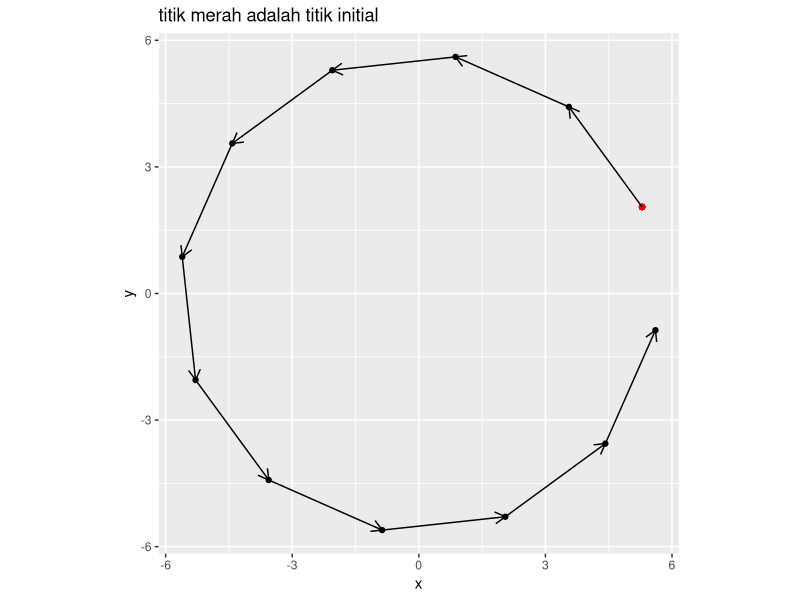
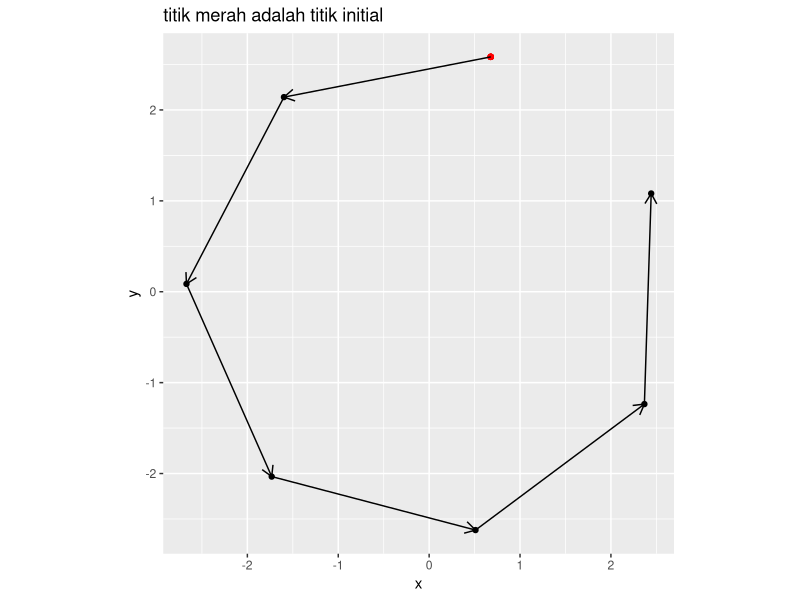
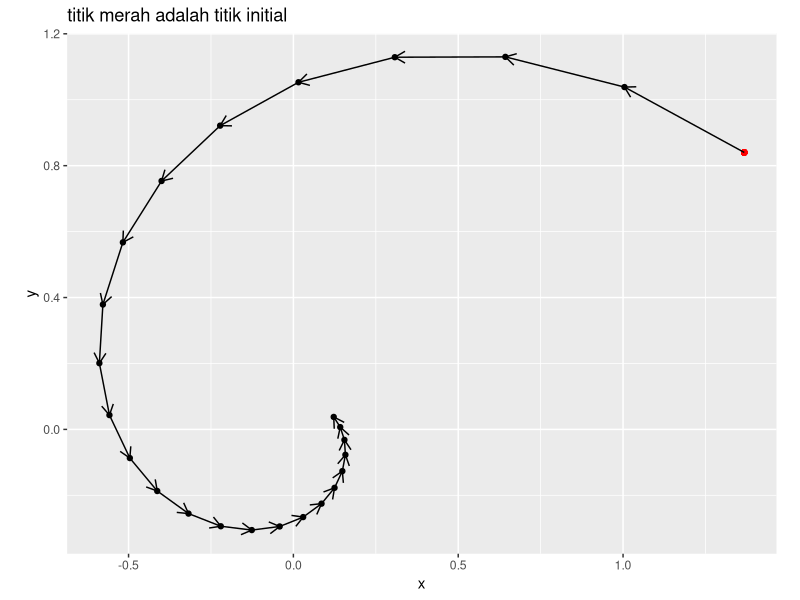
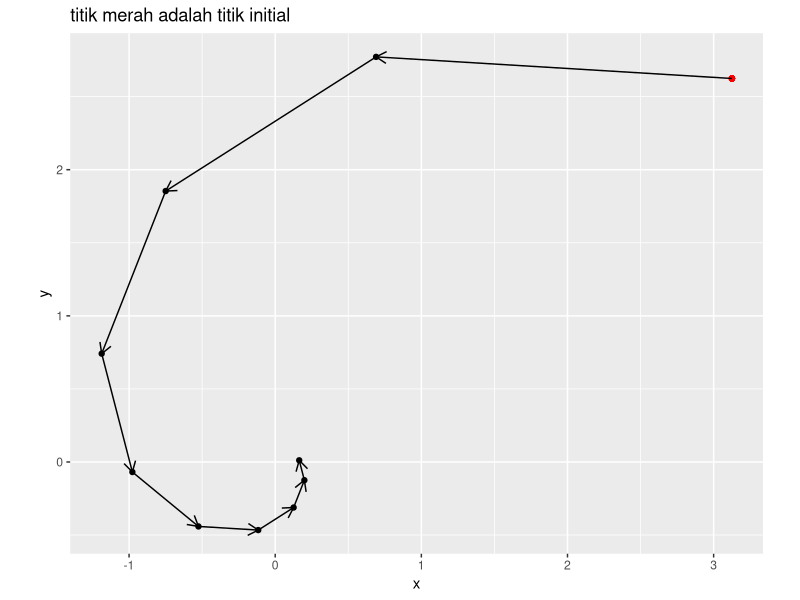
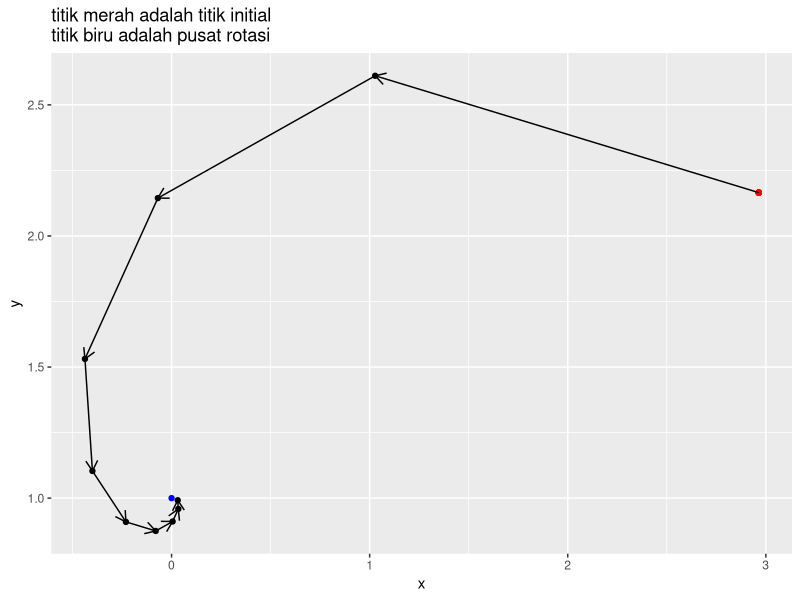
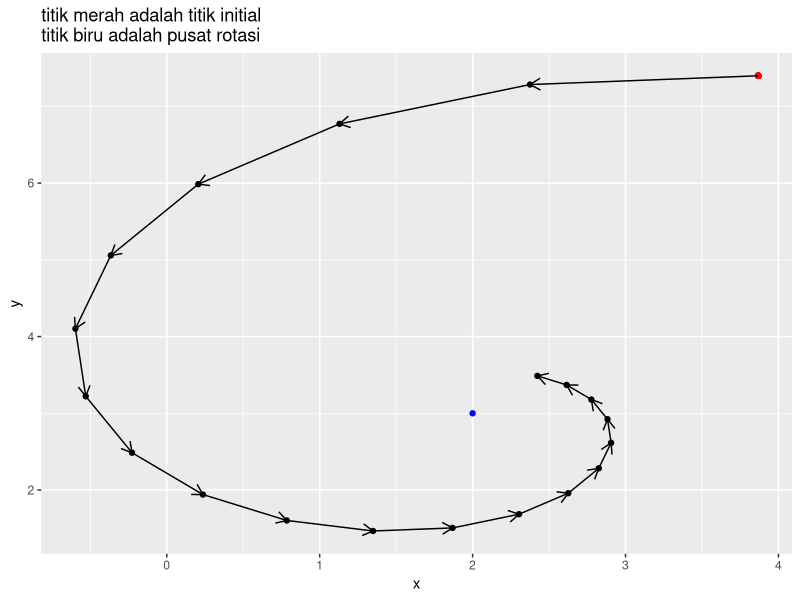
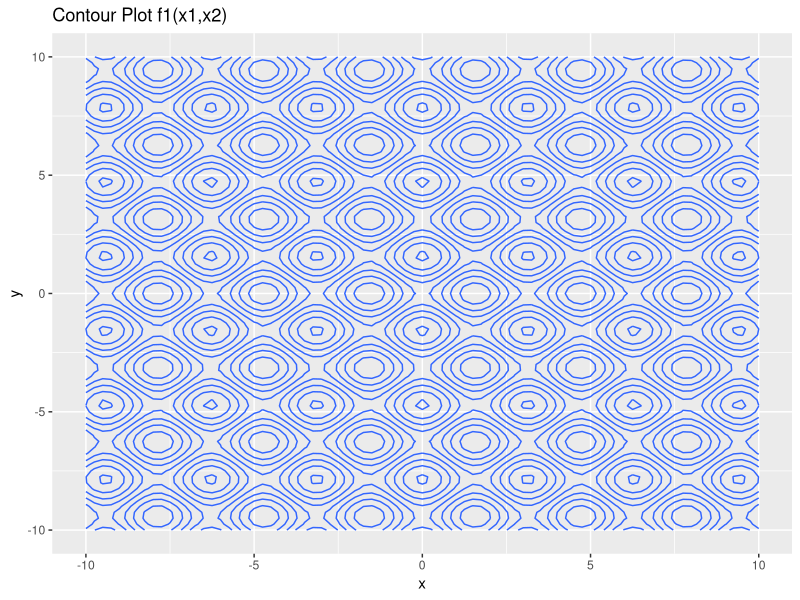
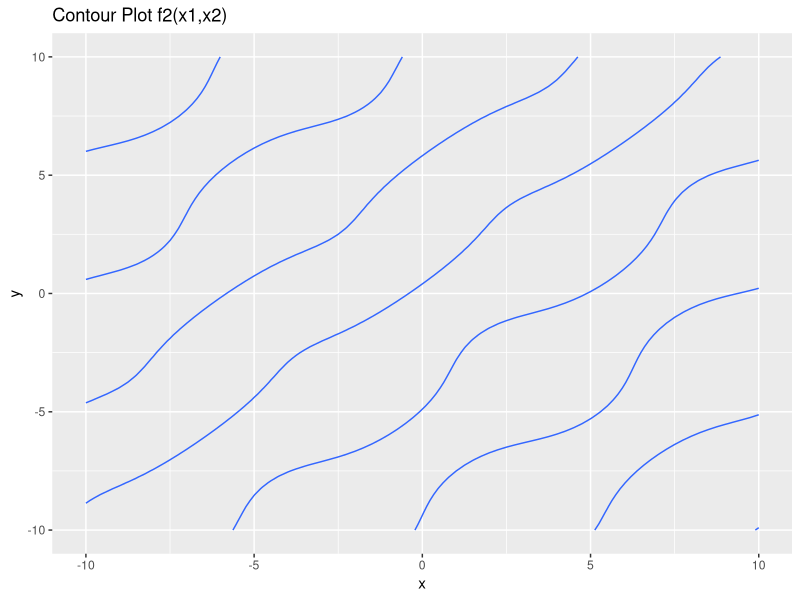

Write R code to recreate these figures, in order.
## ---- chunk 1
rm(list=ls())
options(digits = 6)

library(dplyr)
library(ggplot2)
## ---- chunk 2
# function untuk random titik
rand_titik = function(a,b){
  runif(2,a,b)
}
## ---- chunk 3
# mendefinisikan program
rotasi_kan = function(x0,rot){
  # menghitung theta
  theta = 2*pi/rot

  # definisi matriks rotasi
  A = matrix(c(cos(theta),-sin(theta),
             sin(theta),cos(theta)),
           ncol = 2,byrow = T)
  
  # membuat template
  temp = vector("list")
  temp[[1]] = x0

  # proses rotasi
  for(i in 2:rot){
    xk = A %*% x0
    temp[[i]] = xk
    x0 = xk
  }
  
  # membuat template data frame
  final = data.frame(x = rep(NA,rot),
                     y = rep(NA,rot))
  
  # gabung data dari list
  for(i in 1:rot){
    tempura = temp[[i]]
    final$x[i] = tempura[1]
    final$y[i] = tempura[2]
  }

  # membuat plot
  plot = 
    ggplot() +
    geom_point(aes(x,y),data = final) +
    geom_point(aes(x[1],y[1]),
               data = final,
               color = "red") +
    coord_equal() +
    labs(title = "titik merah adalah titik initial") 
  
  # enrich dengan garis panah
  panah = data.frame(
    x_start = final$x[1:(rot-1)],
    x_end = final$x[2:rot],
    y_start = final$y[1:(rot-1)],
    y_end = final$y[2:rot]
  )
  # menambahkan garis panah ke plot
  plot = 
    plot + 
    geom_segment(aes(x = x_start,
                 xend = x_end,
                 y = y_start,
                 yend = y_end),
                 data = panah,
                 arrow = arrow(length = unit(.3,"cm"))
                 )
  
  # menyiapkan output
  list("Grafik rotasi" = plot,
       "Titik-titik rotasi" = final)
  }
## ---- chunk 4
# uji coba
rot = 12 # berapa banyak rotasi
x0 = rand_titik(0,10) # generate random titik

rotasi_kan(x0,rot)
## ---- chunk 5
# uji coba
rot = 7 # berapa banyak rotasi
x0 = rand_titik(0,10) # generate random titik

rotasi_kan(x0,rot)
## ---- chunk 6
# mendefinisikan program
rotasi_konstraksi_kan = function(x0,rot,r){
  # menghitung theta
  theta = 2*pi/rot

  # definisi matriks rotasi
  A = matrix(c(cos(theta),-sin(theta),
             sin(theta),cos(theta)),
           ncol = 2,byrow = T)
  
  # membuat template
  temp = vector("list")
  temp[[1]] = x0

  # proses rotasi dan konstraksi
  for(i in 2:rot){
    xk = A %*% x0
    xk = r * xk
    temp[[i]] = xk
    x0 = xk
  }
  
  # membuat template data frame
  final = data.frame(x = rep(NA,rot),
                     y = rep(NA,rot))
  
  # gabung data dari list
  for(i in 1:rot){
    tempura = temp[[i]]
    final$x[i] = tempura[1]
    final$y[i] = tempura[2]
  }

  # membuat plot
  plot = 
    ggplot() +
    geom_point(aes(x,y),data = final) +
    geom_point(aes(x[1],y[1]),
               data = final,
               color = "red") +
    coord_equal() +
    labs(title = "titik merah adalah titik initial") 
  
  # enrich dengan garis panah
  panah = data.frame(
    x_start = final$x[1:(rot-1)],
    x_end = final$x[2:rot],
    y_start = final$y[1:(rot-1)],
    y_end = final$y[2:rot]
  )
  # menambahkan garis panah ke plot
  plot = 
    plot + 
    geom_segment(aes(x = x_start,
                 xend = x_end,
                 y = y_start,
                 yend = y_end),
                 data = panah,
                 arrow = arrow(length = unit(.3,"cm"))
                 )
  
  # menyiapkan output
  list("Grafik rotasi" = plot,
       "Titik-titik rotasi" = final)
  }
## ---- chunk 7
# uji coba
rot = 25 # berapa banyak rotasi
x0 = rand_titik(0,4) # generate random titik
r = .9
rotasi_konstraksi_kan(x0,rot,r)
## ---- chunk 8
# uji coba
rot = 10 # berapa banyak rotasi
x0 = rand_titik(0,4) # generate random titik
r = .7
rotasi_konstraksi_kan(x0,rot,r)
## ---- chunk 9
# mendefinisikan program
rotasi_konstraksi_pusat_kan = function(x0,rot,r,x_bin){
  # pusat rotasi
  pusat = x_bin

  # menghitung theta
  theta = 2*pi/rot

  # definisi matriks rotasi
  A = matrix(c(cos(theta),-sin(theta),
             sin(theta),cos(theta)),
           ncol = 2,byrow = T)
  
  # membuat template
  temp = vector("list")
  temp[[1]] = x0

  # proses rotasi dan konstraksi
  for(i in 2:rot){
    xk = A %*% (x0-pusat) # diputar dengan x_bin sebagai pusat
    xk = pusat + (r * xk)
    temp[[i]] = xk
    x0 = xk
  }
  
  # membuat template data frame
  final = data.frame(x = rep(NA,rot),
                     y = rep(NA,rot))
  
  # gabung data dari list
  for(i in 1:rot){
    tempura = temp[[i]]
    final$x[i] = tempura[1]
    final$y[i] = tempura[2]
  }

  # membuat plot
  plot = 
    ggplot() +
    geom_point(aes(x,y),data = final) +
    geom_point(aes(x[1],y[1]),
               data = final,
               color = "red") +
    geom_point(aes(x = pusat[1],
		   y = pusat[2]),
	       color = "blue") +
    labs(title = "titik merah adalah titik initial\ntitik biru adalah pusat rotasi") 
  
  # enrich dengan garis panah
  panah = data.frame(
    x_start = final$x[1:(rot-1)],
    x_end = final$x[2:rot],
    y_start = final$y[1:(rot-1)],
    y_end = final$y[2:rot]
  )
  # menambahkan garis panah ke plot
  plot = 
    plot + 
    geom_segment(aes(x = x_start,
                 xend = x_end,
                 y = y_start,
                 yend = y_end),
                 data = panah,
                 arrow = arrow(length = unit(.3,"cm"))
                 )
  
  # menyiapkan output
  list("Grafik rotasi" = plot,
       "Titik-titik rotasi" = final)
  }
## ---- chunk 10
# uji coba
rot = 10 # berapa banyak rotasi
x0 = rand_titik(0,4) # generate random titik
x_bintang = c(0,1) # contoh pusat rotasi
r = .6
rotasi_konstraksi_pusat_kan(x0,rot,r,x_bintang)
## ---- chunk 11
# uji coba
rot = 20 # berapa banyak rotasi
x0 = rand_titik(0,10) # generate random titik
x_bintang = c(2,3) # contoh pusat rotasi
r = .9
rotasi_konstraksi_pusat_kan(x0,rot,r,x_bintang)
## ---- chunk 12
soa_mrf = function(N,	  # banyak titik
		   a,	  # batas bawah
		   b,	  # batas atas
		   rot,	  # berapa banyak rotasi
		   k_max, # iterasi maks
		   r){	  # berapa rate konstraksi

# N pasang titik random di selang [a,b] di R2
x1 = runif(N,a,b)
x2 = runif(N,a,b)

# hitung theta
theta = 2*pi / rot

# definisi matriks rotasi
A = matrix(c(cos(theta),-sin(theta),
             sin(theta),cos(theta)),
           ncol = 2,byrow = T)

# bikin data frame
temp = data.frame(x1,x2) %>% mutate(f = f(x1,x2))

# proses iterasi
for(i in 1:k_max){
  # mencari titik x* dengan min(f)
  f_min = temp %>% filter(f == min(f))
  pusat = c(f_min$x1,f_min$x2)

  for(j in 1:N){
	# kita akan ambil titiknya satu persatu
	x0 = c(temp$x1[j],temp$x2[j])
	
	# proses rotasi dan konstraksi terhadap pusat x*
	xk = A %*% (x0-pusat) # diputar dengan x_bin sebagai pusat
        xk = pusat + (r * xk)
	
	# proses mengembalikan nilai ke temp
	temp$x1[j] = xk[1]
	temp$x2[j] = xk[2]
	}
    
    # hitung kembali nilai f(x1,x2)
    temp = temp %>% mutate(f = f(x1,x2))
    }

# proses output hasil
output = temp %>% filter(f == min(f))
return(output)
}

## ---- chunk 13
# definisi
N = 50
a = -4
b = 4
k_max = 60
r = .8
rot = 20
f = function(x1,x2){
	((x1^4 - 16 * x1^2 + 5 * x1)/2) + ((x2^4 - 16 * x2^2 + 5* x2)/2)
	}

# solving
soa_mrf(N,a,b,rot,k_max,r)
## ---- chunk 14
ikanx = function(f,a,b){
  x = seq(a,b,by = .25)

  temp_plot =
    expand.grid(x,x) %>%
    rename(x = Var1,
           y = Var2) %>%
    mutate(z = f(x,y))

  temp_plot %>%
     ggplot(aes(x = x,y = y,z = z)) +
     geom_contour()
}

## ---- chunk 15
f1 = function(x1,x2){cos(2* x1) - cos(2*x2) - 0.4}
ikanx(f1,-10,10) + labs(title = "Contour Plot f1(x1,x2)")
## ---- chunk 16
f2 = function(x1,x2){2*(x2 - x1) + sin(x2) - sin(x1) - 1.2}
ikanx(f2,-10,10) + labs(title = "Contour Plot f2(x1,x2)")
